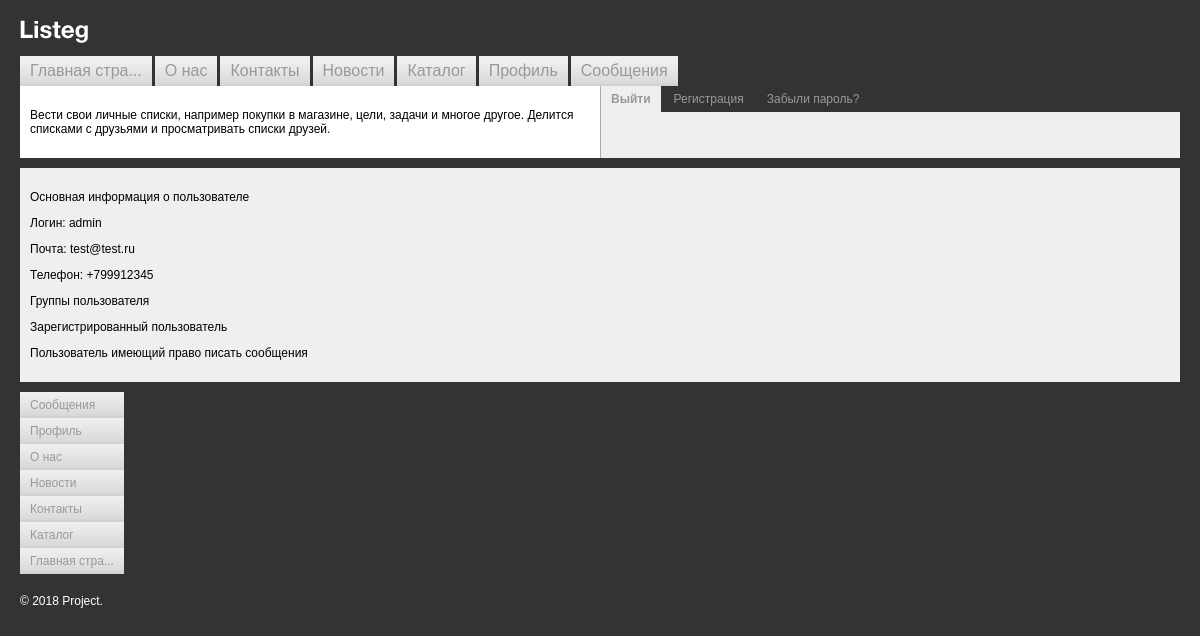
The page /route/profile.php (signed in) on the database its author committed.
### tables this page shows
CREATE TABLE `users` (
  `id` int NOT NULL AUTO_INCREMENT,
  `fio` varchar(255) NOT NULL,
  `email` varchar(255) NOT NULL,
  `phone` varchar(11) DEFAULT NULL,
  `password` varchar(255) NOT NULL,
  `active` tinyint(1) NOT NULL,
  `notify_email` tinyint(1) NOT NULL,
  PRIMARY KEY (`id`),
  UNIQUE KEY `users_email_uindex` (`email`)
);

CREATE TABLE `groups` (
  `id` int NOT NULL AUTO_INCREMENT,
  `name` varchar(255) NOT NULL,
  `description` varchar(255) DEFAULT NULL,
  PRIMARY KEY (`id`)
);

### include/main_menu.php (called while the page is built)
<?php
$menu = [
	[
		'title' => 'Главная страница',
		'path' => '/',
		'sort' => 0,
	],
	[
		'title' => 'О нас',
		'path' => '/route/about/',
		'sort' => 1,
	],
	[
		'title' => 'Контакты',
		'path' => '/route/contacts/',
		'sort' => 2,
	],
	[
		'title' => 'Новости',
		'path' => '/route/news/',
		'sort' => 3,
	],
	[
		'title' => 'Каталог',
		'path' => '/route/catalog/',
		'sort' => 4,
	],
    [
        'title' => 'Профиль',
        'path' => '/route/profile/',
        'sort' => 5,
    ],
    [
        'title' => 'Сообщения',
        'path' => '/posts/',
        'sort' => 6,
    ],
];

### templates/showUserInfoTemplate.php (the view)
<p>Основная информация о пользователе</p>
<p>Логин: <?=$fio?></p>
<p>Почта: <?=$email?></p>
<p>Телефон: <?=$phone?></p>

### templates/header.php (shortened to what this page needs)
<!DOCTYPE html>
<html>
<head>
    <link href="/styles.css" rel="stylesheet">
</head>
<body>
    <div class="header">
    	<div class="logo"><img src="/i/logo.png" width="68" height="23" alt="Project"></div>
        <div class="clearfix"></div>
    </div>
    <div class="clear">
        <?=showMenu($menu); ?>
    </div>
    <table width="100%" border="0" cellspacing="0" cellpadding="0">
        <tr>
            <td class="left-collum-index">
                <p>Вести свои личные списки, например покупки в магазине, цели, задачи и многое другое. Делится списками с друзьями и просматривать списки друзей.</p>
            </td>

### templates/menuTemplate.php
<ul class="main-menu <?=$ulClass ?>"><?php
    foreach ($arr as $items) {
        $activeClass = isCurrentUrl($items['path']) ? 'main-menu__active' : ''; ?>
        <li><a class="main-menu__link <?=$styleClass . ' ' . $activeClass ?>" href=<?=$items['path']; ?>><?=cutString($items['title']); ?></a></li><?php
    } ?>
</ul>

### route/profile.php (shortened to what this page needs)
<?php
include($_SERVER['DOCUMENT_ROOT'] . '/include/main_menu.php');
include($_SERVER['DOCUMENT_ROOT'] . '/templates/header.php'); ?>
            <td class="right-collum-index">
                <div class="project-folders-menu">
                    <ul class="project-folders-v">
                        <?php
                        $authLink = !empty($_SESSION['login']) ? '/?logout=yes' : '/?login=yes';
                        $authName = !empty($_SESSION['login']) ? 'Выйти' : 'Авторизация';
                        ?>
                        <li class="project-folders-v-active"><a href=<?=$authLink?>><?=$authName?></a></li>
                        <li><a href="#">Регистрация</a></li>
                        <li><a href="#">Забыли пароль?</a></li>
                    </ul>
                    <div class="clearfix"></div>
                </div>
            </td>
        </tr>
    </table>
    <div class="center-block">
        <?php
        getUserInfoByLogin($_SESSION['login']);
        getUserGroupsByLogin($_SESSION['login']); ?>
    </div>
<?php include($_SERVER['DOCUMENT_ROOT'] . '/templates/footer.php'); ?>

### include/functions.php (shortened to what this page needs)
<?php
function sortDescTitle($x, $y) {
    return $x['title'] < $y['title'];
}
function sortAscSort($x, $y) {
    return $x['sort'] > $y['sort'];
}
function cutString($line, $length = 12, $appends = '...'): string
{
    $line = mb_strlen($line, 'UTF-8') > $length ? mb_substr($line, 0, $length, 'UTF-8') . $appends : $line;
    return $line;
}
function showMenu($arr,$sortBy = 'sortAscSort', $ulClass = '') {
    $styleClass = $sortBy == 'sortAscSort' ? 'main-menu__top' : 'main-menu__bottom';
    usort($arr, $sortBy);
    include ($_SERVER['DOCUMENT_ROOT'].'/templates/menuTemplate.php');
}
function isCurrentUrl($url) {
    return parse_url($_SERVER['REQUEST_URI'], PHP_URL_PATH) == $url;
}
function connect() {
    $host="localhost";
    $user="root";
    $password="TYSon777";
    $dbname="project";
    static $con;
    if(empty($con)) {
        $con = mysqli_connect($host, $user, $password, $dbname)
        or die ('Нет соединения с сервером ' . mysqli_connect_error());
    }
    if(!$con -> set_charset("utf-8")) {
        mysqli_error($con);
    } else {
        mysqli_character_set_name($con);
    }
    return $con;
}
function showUserInfo($fio, $email, $phone) {
    include($_SERVER['DOCUMENT_ROOT'] . '/templates/showUserInfoTemplate.php');
}
function getUserInfoByLogin($fio) {
    $queryUserInfo = "select u.fio, u.email, u.phone from users as u
                    where u.fio = '" .mysqli_real_escape_string(connect(),  $fio) . "'";
    if($resUserInfo = mysqli_query(connect(), $queryUserInfo)) {
        while ($row = mysqli_fetch_assoc($resUserInfo)) {
            showUserInfo($row['fio'], $row['email'], $row['phone']);
        }
    }
}
function showUserGroups($name) {
    include($_SERVER['DOCUMENT_ROOT'] . '/templates/showUserGroupsTemplate.php');
}
function getUserGroupsByLogin($fio) {
    $queryUserGroups = "select g.name from `groups` as g
                    join group_user gu on g.id = gu.group_id
                    join users as u on gu.user_id = u.id
                    where u.fio = '" . mysqli_real_escape_string(connect(),  $fio) . "'"; ?>
    <p>Группы пользователя</p><?php
    if($resUserGroups = mysqli_query(connect(), $queryUserGroups)) {
        while ($row = mysqli_fetch_assoc($resUserGroups)) {
            showUserGroups($row['name']);
        }
    }
}

### templates/showUserGroupsTemplate.php
<p><?=$name?></p>

### templates/footer.php
	<div class="clearfix">
        <?=showMenu($menu, 'sortDescTitle', 'bottom'); ?>
    </div>
	<div class="footer">&copy;&nbsp;<nobr>2018</nobr> Project.</div>
</body>
</html>

### styles.css (style rules this page uses)
body { background: #333333; padding: 20px; margin: 0; color: #000000; font-family: Arial, Helvetica, sans-serif; font-size: 12px; }
div { border: none; font-size: 1em; }
tr td { font-size: 1em; border: none; }
img { border: none; }
a { text-decoration: underline; color: #333; }
.header { padding: 0; margin: 0 0 10px 0; border: none; }
.logo { float: left; margin: 0 10px 0 0; padding: 0; border: none; }
.logo img { border: none; }
.main-menu { margin: 0; padding: 0; clear: both; }
.main-menu li { list-style: none; float: left; background: url(i/top-menu-bg.gif) bottom repeat-x #efefef; margin: 0 3px 0 0; padding: 0; }
.main-menu.bottom { float: left; }
.main-menu.bottom li { float: none; display: block; }
.main-menu__link { padding: 6px 10px; text-decoration: none; display: block; color: #999999; }
.main-menu__top { font-size: 16px; }
.main-menu__bottom { font-size: 12px; }
.clearfix::after { content: ""; display: table; clear: both; }
.left-collum-index { background: #ffffff; margin: 0; padding: 10px; width: 50%; vertical-align: top; }
.right-collum-index { background: #efefef; margin: 0; padding: 0; width: 50%; border-left: solid 1px #aeaeae; vertical-align: top; }
.footer { color: #ffffff; margin: 20px 0 0 0; padding: 0; }
.project-folders-menu { background: #333333; margin: 0 0 10px 0; padding: 0 10px 0 0; }
.project-folders-v { margin: 0; padding: 0; }
.project-folders-v li { list-style: none; float: left; background: #333333; margin: 0 3px 0 0; padding: 0; }
.project-folders-v li a { padding: 6px 10px; text-decoration: none; display: block; color: #999999; }
.project-folders-v-active span, .project-folders-v-active a { padding: 6px 10px; text-decoration: none; display: block; color: #333333; background: #efefef; font-weight: bold; }
.center-block { background: #efefef; margin: 10px 0; padding: 10px; box-sizing: border-box; width: 100%; }

### rows shown on the page
users: fio "admin", email "test@test.ru", phone "+799912345"
groups: name "Зарегистрированный пользователь"
groups: name "Пользователь имеющий право писать сообщения"

### other values the page prints
cutString($items['title']) "Главная стра..."
cutString($items['title']) "О нас"
cutString($items['title']) "Контакты"
cutString($items['title']) "Новости"
cutString($items['title']) "Каталог"
cutString($items['title']) "Профиль"
cutString($items['title']) "Сообщения"
$authName "Выйти"
